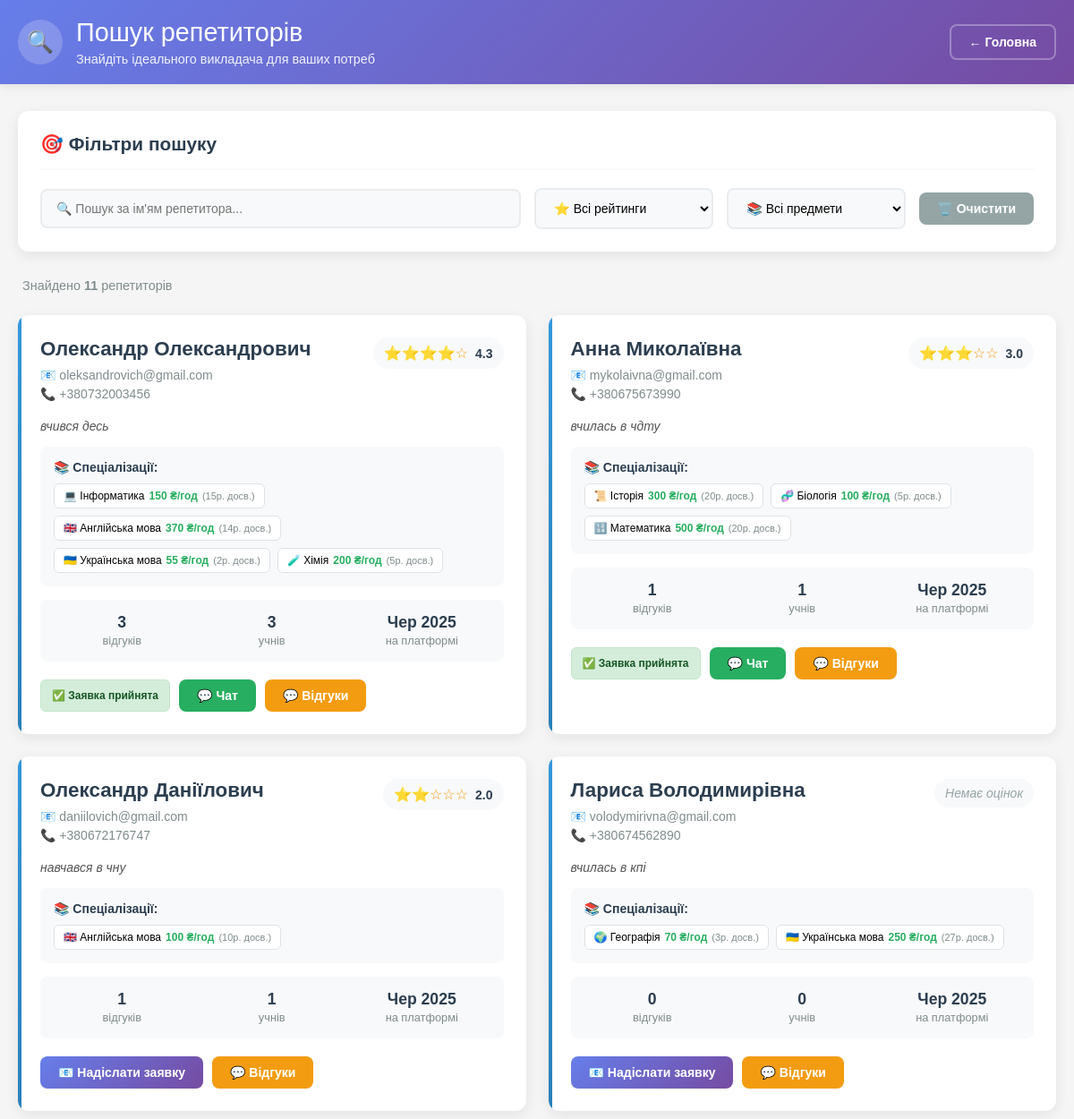
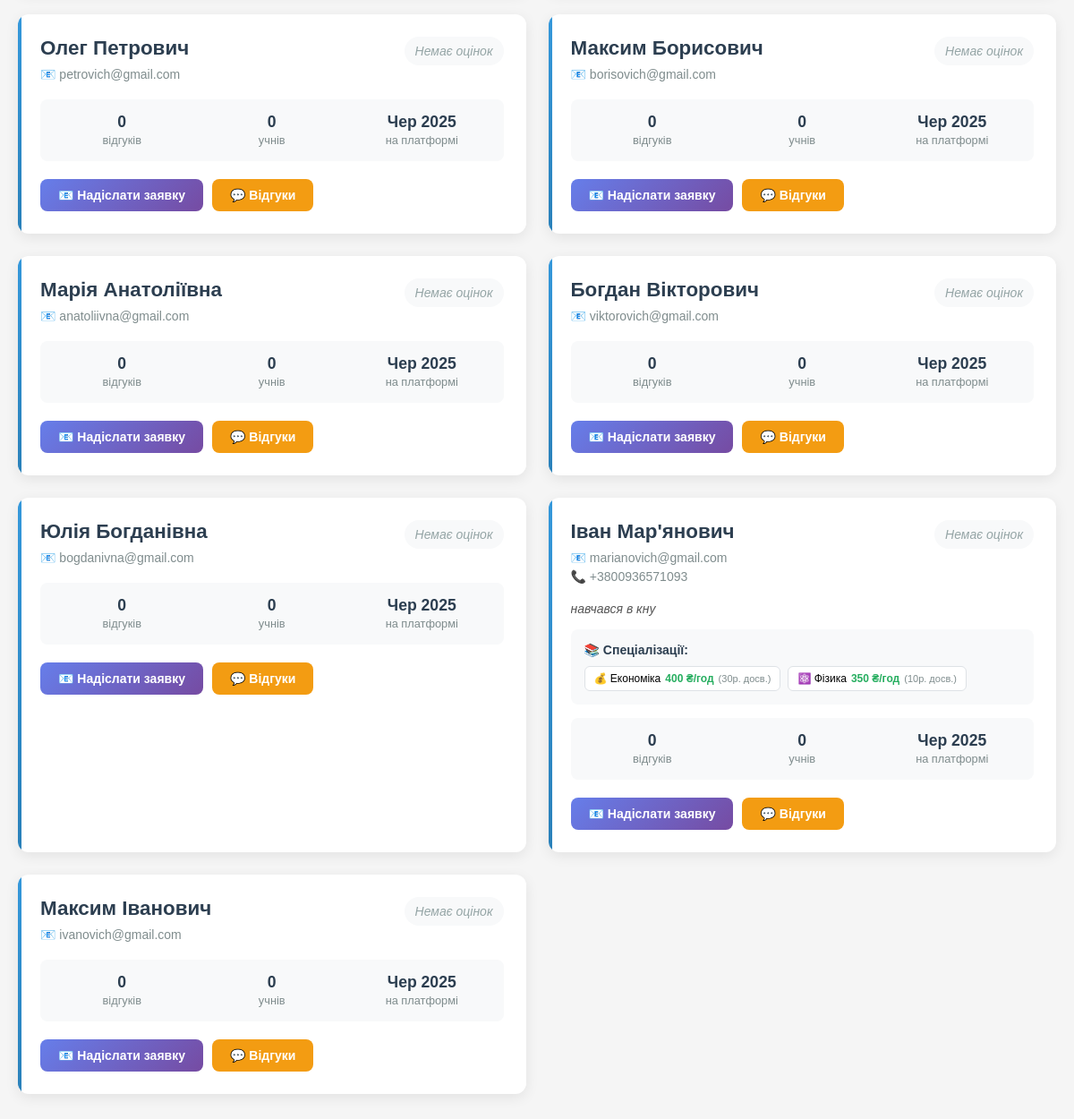
The page /code/tutors.php (signed in) on the database its author committed (2 pictures, top to bottom).
### tables this page shows
CREATE TABLE `users` (
  `id` int(11) NOT NULL,
  `name` varchar(100) DEFAULT NULL,
  `email` varchar(100) DEFAULT NULL,
  `bio` text DEFAULT NULL,
  `phone` varchar(20) DEFAULT NULL,
  `password` varchar(255) DEFAULT NULL,
  `role` enum('student','tutor') DEFAULT NULL,
  `created_at` datetime DEFAULT current_timestamp()
);

CREATE TABLE `tutor_specializations` (
  `id` int(11) NOT NULL,
  `tutor_id` int(11) NOT NULL,
  `specialization_id` int(11) NOT NULL,
  `experience_years` int(11) DEFAULT 0,
  `price_per_hour` decimal(8,2) DEFAULT 0.00,
  `description` text DEFAULT NULL,
  `created_at` datetime DEFAULT current_timestamp()
);

CREATE TABLE `specializations` (
  `id` int(11) NOT NULL,
  `name` varchar(100) NOT NULL,
  `description` text DEFAULT NULL,
  `icon` varchar(10) DEFAULT '?',
  `created_at` datetime DEFAULT current_timestamp()
);

### code/tutors.php (the view, shortened to what this page needs)
<?php
require 'db.php';
$result = $conn->query("
    SELECT u.id, u.name, u.email, u.bio, u.phone, u.created_at,
           AVG(r.rating) as avg_rating,
           COUNT(DISTINCT r.id) as rating_count,
           COUNT(DISTINCT lr.id) as active_requests
    FROM users u
    LEFT JOIN ratings r ON u.id = r.tutor_id
    LEFT JOIN lesson_requests lr ON u.id = lr.tutor_id AND lr.status = 'Прийнята'
    WHERE u.role = 'tutor'
    GROUP BY u.id, u.name, u.email, u.bio, u.phone, u.created_at
    ORDER BY avg_rating DESC, rating_count DESC
");
$student_id = $_SESSION["user_id"];
$sent_requests = [];
$requests_stmt = $conn->prepare("SELECT tutor_id, status FROM lesson_requests WHERE student_id = ?");
$requests_stmt->bind_param("i", $student_id);
$requests_stmt->execute();
$requests_result = $requests_stmt->get_result();
while ($row = $requests_result->fetch_assoc()) {
    $sent_requests[$row['tutor_id']] = $row['status'];
}
function getTutorSpecializations($conn, $tutor_id) {
    $stmt = $conn->prepare("
        SELECT s.name, s.icon, ts.experience_years, ts.price_per_hour, ts.description
        FROM tutor_specializations ts
        JOIN specializations s ON ts.specialization_id = s.id
        WHERE ts.tutor_id = ?
        ORDER BY s.name
    ");
    $stmt->bind_param("i", $tutor_id);
    $stmt->execute();
    return $stmt->get_result();
}
function formatDateUkrainian($date) {
    $months = [
        'Jan' => 'Січ', 'Feb' => 'Лют', 'Mar' => 'Бер', 'Apr' => 'Кві',
        'May' => 'Тра', 'Jun' => 'Чер', 'Jul' => 'Лип', 'Aug' => 'Сер',
        'Sep' => 'Вер', 'Oct' => 'Жов', 'Nov' => 'Лис', 'Dec' => 'Гру'
    ];
    $month_en = date('M', strtotime($date));
    $year = date('Y', strtotime($date));
    return $months[$month_en] . ' ' . $year;
}
?>
<!DOCTYPE html>
<html lang="uk">
<head>
    <link rel="stylesheet" href="css/tutors_style.css">
</head>
<body>
    <div class="header">
        <div class="header-content">
            <div class="header-title">
                <div class="header-icon">🔍</div>
                <div class="title-text">
                    <h1>Пошук репетиторів</h1>
                    <div class="title-desc">Знайдіть ідеального викладача для ваших потреб</div>
                </div>
            </div>
            <div class="header-actions">
                <a href="dashboard.php" class="btn btn-outline">
                    ← Головна
                </a>
            </div>
        </div>
    </div>
    <div class="container">
        <div class="search-section fade-in">
            <div class="search-header">
                <h3 class="section-title">
                    🎯 Фільтри пошуку
                </h3>
            </div>
            <div class="filter-group">
                <input type="text" id="nameFilter" class="filter-input" placeholder="🔍 Пошук за ім'ям репетитора...">
                <select id="ratingFilter" class="filter-input">
                    <option value="">⭐ Всі рейтинги</option>
                </select>
                <select id="subjectFilter" class="filter-input">
                    <option value="">📚 Всі предмети</option>
                </select>
                <button onclick="clearFilters()" class="btn btn-secondary">
                    🗑️ Очистити
                </button>
            </div>
        </div>
        <?php if ($result->num_rows > 0): ?>
            <div class="results-header fade-in">
                <div class="results-count">
                    Знайдено <strong><?= $result->num_rows ?></strong> репетиторів
                </div>
            </div>
            <div class="tutors-grid" id="tutorsGrid">
                <?php while ($row = $result->fetch_assoc()): ?>
                    <?php
                    $specializations = getTutorSpecializations($conn, $row['id']);
                    $spec_array = $specializations->fetch_all(MYSQLI_ASSOC);
                    $spec_names = array_map(function($s) { return strtolower($s['name']); }, $spec_array);
                    ?>
                    <div class="tutor-card"
                        data-name="<?= strtolower(htmlspecialchars($row['name'])) ?>"
                        data-rating="<?= $row['avg_rating'] ?: 0 ?>"
                        data-subjects="<?= implode(' ', $spec_names) ?>">
                        <div class="tutor-header">
                            <div>
                                <h3 class="tutor-name"><?= htmlspecialchars($row['name']) ?></h3>
                                <div class="tutor-email">
                                    📧 <?= htmlspecialchars($row['email']) ?>
                                </div>
                                <?php if ($row['phone']): ?>
                                    <div class="tutor-email">
                                        📞 <?= htmlspecialchars($row['phone']) ?>
                                    </div>
                                <?php endif; ?>
                            </div>
                            <div class="tutor-rating">
                                <?php if ($row['rating_count'] > 0): ?>
                                    <span class="rating-stars">
                                        <?php
                                        $rating = round($row['avg_rating']);
                                        for ($i = 1; $i <= 5; $i++) {
                                            echo $i <= $rating ? '⭐' : '☆';
                                        }
                                        ?>
                                    </span>
                                    <span class="rating-text"><?= number_format($row['avg_rating'], 1) ?></span>
                                <?php else: ?>
                                    <span class="no-rating">Немає оцінок</span>
                                <?php endif; ?>
                            </div>
                        </div>
                        <?php if ($row['bio']): ?>
                            <div class="tutor-bio"><?= htmlspecialchars($row['bio']) ?></div>
                        <?php endif; ?>
                        <?php if (!empty($spec_array)): ?>
                            <div class="specializations-section">
                                <div class="specializations-title">📚 Спеціалізації:</div>
                                <div class="specializations-list">
                                    <?php foreach ($spec_array as $spec): ?>
                                        <div class="specialization-tag">
                                            <span><?= $spec['icon'] ?> <?= htmlspecialchars($spec['name']) ?></span>
                                            <span class="spec-price"><?= number_format($spec['price_per_hour'], 0) ?> ₴/год</span>
                                            <span class="spec-experience">(<?= $spec['experience_years'] ?>р. досв.)</span>
                                        </div>
                                    <?php endforeach; ?>
                                </div>
                            </div>
                        <?php endif; ?>
                        <div class="tutor-stats">
                            <div class="stat">
                                <span class="stat-number"><?= $row['rating_count'] ?></span>
                                <span class="stat-label">відгуків</span>
                            </div>
                            <div class="stat">
                                <span class="stat-number"><?= $row['active_requests'] ?></span>
                                <span class="stat-label">учнів</span>
                            </div>
                            <div class="stat">
                                 <span class="stat-number"><?= formatDateUkrainian($row['created_at']) ?></span>
                                <span class="stat-label">на платформі</span>
                            </div>
                        </div>
                        <div class="tutor-actions">
                            <?php
                            $tutor_id = $row['id'];
                            if (isset($sent_requests[$tutor_id])):
                                $status = $sent_requests[$tutor_id];
                            ?>
                                <span class="status-badge status-<?= strtolower(str_replace(['Очікує', 'Прийнята', 'Відхилена'], ['pending', 'accepted', 'rejected'], $status)) ?>">
                                    <?php
                                    switch($status) {
                                        case 'Прийнята': echo '✅ Заявка прийнята'; break;
                                    }
                                    ?>
                                </span>
                                <?php if ($status === 'Прийнята'): ?>
                                    <?php
                                    $chat_stmt = $conn->prepare("SELECT id FROM lesson_requests WHERE student_id = ? AND tutor_id = ? AND status = 'Прийнята'");
                                    $chat_stmt->bind_param("ii", $student_id, $tutor_id);
                                    $chat_stmt->execute();
                                    $chat_result = $chat_stmt->get_result()->fetch_assoc();
                                    ?>
                                    <?php if ($chat_result): ?>
                                        <a href="chat.php?request_id=<?= $chat_result['id'] ?>" class="btn btn-success">
                                            💬 Чат
                                        </a>
                                    <?php endif; ?>
                                <?php endif; ?>
                            <?php else: ?>
                                <form method="post" action="request_lesson.php" style="display: inline;">
                                    <button type="submit" class="btn btn-primary">
                                        📧 Надіслати заявку
                                    </button>
                                </form>
                            <?php endif; ?>
                            <button onclick="showTutorReviews(<?= $tutor_id ?>)" class="btn btn-warning">
                                💬 Відгуки
                            </button>
                        </div>
                    </div>
                <?php endwhile; ?>
            </div>
        <?php endif; ?>
    </div>
</body>
</html>

### rows shown on the page
users: name "Олександр Олександрович", email "oleksandrovich@gmail.com", phone "+380732003456", avg_rating "4.3", bio "вчився десь", rating_count "3", active_requests "3", created_at "Чер 2025", shows "✅ Заявка прийнята"
tutor_specializations: specialization.icon "💻", specialization.name "Інформатика", price_per_hour "150", experience_years "15"
tutor_specializations: specialization.icon "🇬🇧", specialization.name "Англійська мова", price_per_hour "370", experience_years "14"
tutor_specializations: specialization.icon "🇺🇦", specialization.name "Українська мова", price_per_hour "55", experience_years "2"
tutor_specializations: specialization.icon "🧪", specialization.name "Хімія", price_per_hour "200", experience_years "5"
users: name "Анна Миколаївна", email "mykolaivna@gmail.com", phone "+380675673990", avg_rating "3.0", bio "вчилась в чдту", rating_count "1", active_requests "1", created_at "Чер 2025", shows "✅ Заявка прийнята"
tutor_specializations: specialization.icon "📜", specialization.name "Історія", price_per_hour "300", experience_years "20"
tutor_specializations: specialization.icon "🧬", specialization.name "Біологія", price_per_hour "100", experience_years "5"
tutor_specializations: specialization.icon "🔢", specialization.name "Математика", price_per_hour "500", experience_years "20"
users: name "Олександр Даніїлович", email "daniilovich@gmail.com", phone "+380672176747", avg_rating "2.0", bio "навчався в чну", rating_count "1", active_requests "1", created_at "Чер 2025"
tutor_specializations: specialization.icon "🇬🇧", specialization.name "Англійська мова", price_per_hour "100", experience_years "10"
users: name "Лариса Володимирівна", email "volodymirivna@gmail.com", phone "+380674562890", shows "Немає оцінок", bio "вчилась в кпі", rating_count "0", active_requests "0", created_at "Чер 2025"
tutor_specializations: specialization.icon "🌍", specialization.name "Географія", price_per_hour "70", experience_years "3"
tutor_specializations: specialization.icon "🇺🇦", specialization.name "Українська мова", price_per_hour "250", experience_years "27"
users: name "Олег Петрович", email "petrovich@gmail.com", shows "Немає оцінок", rating_count "0", active_requests "0", created_at "Чер 2025"
users: name "Максим Борисович", email "borisovich@gmail.com", shows "Немає оцінок", rating_count "0", active_requests "0", created_at "Чер 2025"
users: name "Марія Анатоліївна", email "anatoliivna@gmail.com", shows "Немає оцінок", rating_count "0", active_requests "0", created_at "Чер 2025"
users: name "Богдан Вікторович", email "viktorovich@gmail.com", shows "Немає оцінок", rating_count "0", active_requests "0", created_at "Чер 2025"
users: name "Юлія Богданівна", email "bogdanivna@gmail.com", shows "Немає оцінок", rating_count "0", active_requests "0", created_at "Чер 2025"
users: name "Іван Мар'янович", email "marianovich@gmail.com", phone "+3800936571093", shows "Немає оцінок", bio "навчався в кну", rating_count "0", active_requests "0", created_at "Чер 2025"
tutor_specializations: specialization.icon "💰", specialization.name "Економіка", price_per_hour "400", experience_years "30"
tutor_specializations: specialization.icon "⚛️", specialization.name "Фізика", price_per_hour "350", experience_years "10"
users: name "Максим Іванович", email "ivanovich@gmail.com", shows "Немає оцінок", rating_count "0", active_requests "0", created_at "Чер 2025"

### other values the page prints
$result->num_rows "11"
